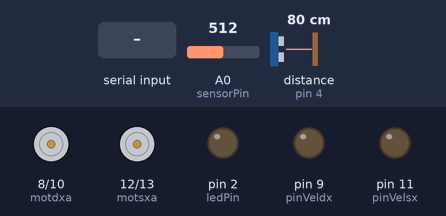
Simulated run of this sketch. Board: Arduino Uno, built with avr-gcc and run on an emulated ATmega328P. Parts: motor-driver pin pairs drawn as motors (green arrow = first pin HIGH = forward, orange = second pin HIGH = backward, longer = more drive), output pins drawn as LEDs (lit = HIGH). Inputs (shaded band) come from the test bench; at power-on: A0 (sensorPin) = 512, distance to the obstacle (sensor on pin 4) 80 cm. The echo pulse lasts 58.3 µs per cm.

Above: at 3.7 s.
3.8 s: A0 (sensorPin) set to 479
5.3 s: A0 (sensorPin) set to 451
At 6.1 s:
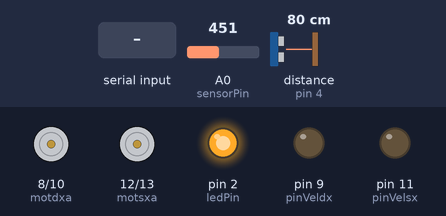
6.8 s: "a" received over Serial
At 7.1 s:
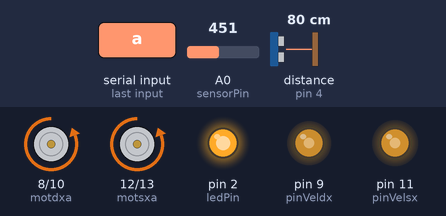
8.3 s: distance to the obstacle (sensor on pin 4) set to 33 cm
9.8 s: distance to the obstacle (sensor on pin 4) set to 27 cm
At 10.5 s:
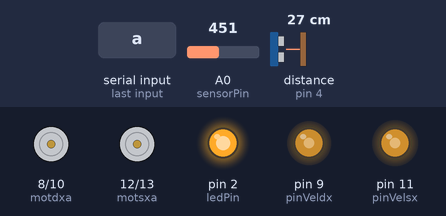
11.3 s: "i" received over Serial
Timing chart, 0 to 13.8 s (numbered marks = the images above; inputs shaded):
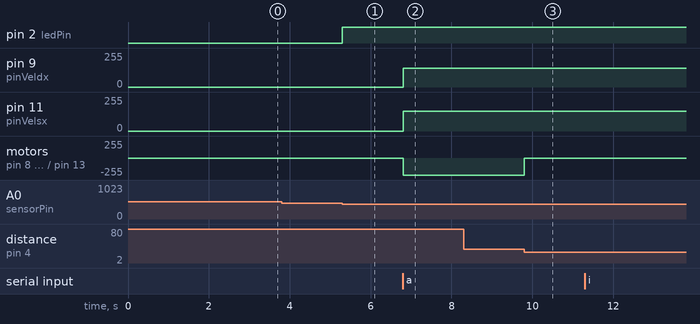

Measured:
- the behaviour switches between 462 and 461 on A0 (sensorPin) (found by bisection; images 0 and 1)
- the behaviour switches between 30 and 29 cm on distance to the obstacle (sensor on pin 4) (found by bisection; images 2 and 3)
- after the input at 3.8 s, every drawn part: stays the same
- after the input at 5.3 s, pin 2 (ledPin): LOW → HIGH at once
- after the input at 6.8 s, pin 9 (pinVeldx): 0/255 → 140/255 at once; pin 11 (pinVelsx): 0/255 → 150/255 at once; motor on pin 8 (motdxa) / pin 10 (motdxb), motor on pin 12 (motsxa) / pin 13 (motsxb): stopped → backward 255/255 at once
- after the input at 8.3 s, every drawn part: stays the same
- after the input at 9.8 s, motor on pin 8 (motdxa) / pin 10 (motdxb), motor on pin 12 (motsxa) / pin 13 (motsxb): backward 255/255 → stopped at once

The sketch:

arduino.ino
```cpp
#include <NewPing.h>

/*
  motA | motB  | Evento
  -----|-------|----------------------
  LOW  | LOW   | fermo
  LOW  | HIGH  | Movimento in un senso
  HIGH | LOW   | Movimento senso opposto
  HIGH | HIGH  | Fermo
  */

//SET PIN
static int triggerPin = 3;
static int echoPin = 4;
static int ledPin = 2;
static int sensorPin = A0;

//SET VARIABILI
static int defaultVel = 150;
static int triggerBack = 30;

//PIN MOTORE SINISTRO
static int motsxa= 12;
static int motsxb = 13;
static int pinVelsx = 11;

//PIN MOTORE DESTRO
static int motdxa = 8;
static int motdxb = 10;
static int pinVeldx = 9;

//CREAZIONE VARIABILI
int distanza;
int luminosita;
int triggerLed;
char input;

NewPing sonar (triggerPin, echoPin, 300);


//FUNCTIONS

void brake() {
  digitalWrite(motsxa, LOW);
  digitalWrite(motsxb, LOW);
  digitalWrite(motdxa, LOW);
  digitalWrite(motdxb, LOW);
}

void forward(int velocity) {
  digitalWrite(motsxa, LOW);
  digitalWrite(motsxb, HIGH);
  digitalWrite(motdxa, LOW);
  digitalWrite(motdxb, HIGH);
  analogWrite(pinVelsx, velocity);
  analogWrite(pinVeldx, (velocity - 10));
}

void backward(int velocity) {
  digitalWrite(motsxa, HIGH);
  digitalWrite(motsxb, LOW);
  digitalWrite(motdxa, HIGH);
  digitalWrite(motdxb, LOW);
  analogWrite(pinVelsx, velocity);
  analogWrite(pinVeldx, (velocity - 10));
}

void left(int velocity) {
  digitalWrite(motsxa, LOW);
  digitalWrite(motsxb, HIGH);
  digitalWrite(motdxa, LOW);
  digitalWrite(motdxb, HIGH);
  analogWrite(pinVelsx, (velocity - 20));
  analogWrite(pinVeldx, (velocity + 30));
}

void right(int velocity){
  digitalWrite(motsxa, LOW);
  digitalWrite(motsxb, HIGH);
  digitalWrite(motdxa, LOW);
  digitalWrite(motdxb, HIGH);
  analogWrite(pinVelsx, (velocity + 20));
  analogWrite(pinVeldx, (velocity - 30));
}


void setup() {
  Serial.begin(9600);
  pinMode(ledPin,OUTPUT);
  pinMode(motsxa, OUTPUT);
  pinMode(motsxb, OUTPUT);
  pinMode(pinVelsx, OUTPUT);
  pinMode(motdxa, OUTPUT);
  pinMode(motdxb, OUTPUT);
  pinMode(pinVeldx, OUTPUT);

  luminosita = 0;
  for (int i=0; i<10; i++) {
    luminosita = luminosita + analogRead(sensorPin);
    delay(250);
    }
  triggerLed = (luminosita/10) - 50;
}


void loop() {
  //CONTROLLO LED
  luminosita = analogRead(sensorPin);
  if (luminosita < triggerLed)
    digitalWrite(ledPin, HIGH);
    else digitalWrite(ledPin, LOW);


  //CONTROLLO MOTORI
  distanza = sonar.ping_cm();
  if(distanza < triggerBack && distanza != 0)
    brake();
  if(Serial.available()) {
    input = Serial.read();
    if(input == 'a')
      forward(defaultVel);
    if(input == 'i')
      backward(defaultVel);
    if(input == 's')
      left(defaultVel);
    if(input == 'd')
      right(defaultVel);
    if(input == 's')
      brake();
  }
}
```
